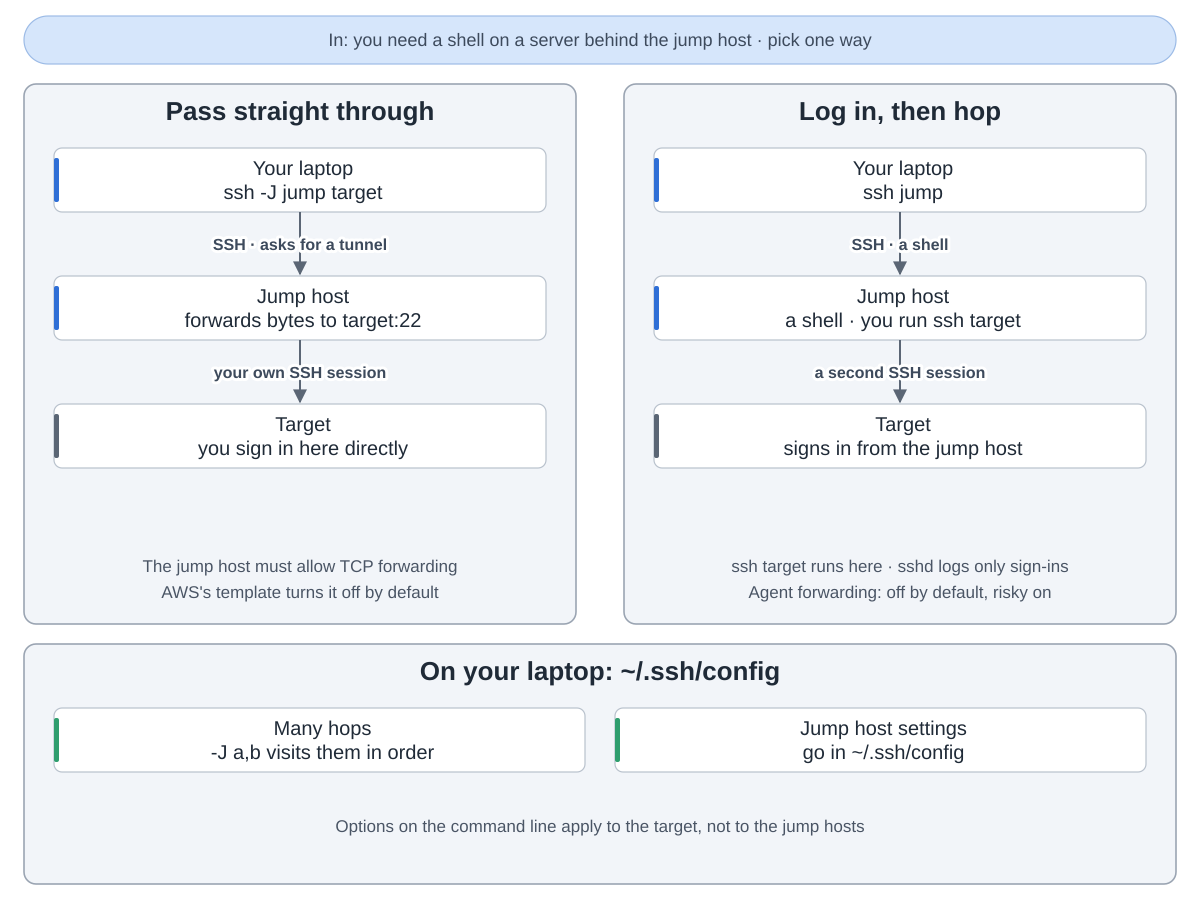

The Python source for this figure:
"""Two ways through a jump host, side by side: pass straight through (ProxyJump) or log in, then hop.
Options, not steps: the two top groups are alternatives; the bottom group is client config for both.
Drawn from openssh/openssh-portable at commit 6a46ea6 (ssh.1 -J and -W, ssh_config.5 ProxyJump and
ForwardAgent, session.c logs only the session type, ssh.c ProxyJump -> ProxyCommand "ssh -W", serverloop.c direct-tcpip needs AllowTcpForwarding)
and aws-ia/cfn-ps-linux-bastion at commit 213dd9a (EnableTCPForwarding defaults to false).
Run: python3 hop.py"""
import sys
from pathlib import Path

sys.path.insert(0, str(Path(__file__).resolve().parents[2] / "tools"))
from archdiagram import Diagram, L, R, GW, WIDE  # noqa: E402

d = Diagram("Two ways through a jump host",
            "In: you need a shell on a server behind the jump host. Two ways, pick one. "
            "Pass straight through: your laptop runs ssh -J jump target; it opens SSH to the jump host and "
            "asks it to forward bytes to the target's port 22; your own SSH session then runs to the target, "
            "and you sign in there directly. The jump host must allow TCP forwarding, which AWS's reference "
            "template turns off by default. "
            "Log in, then hop: you ssh to the jump host, get a shell there, and run ssh to the target from it. "
            "The ssh command runs on the jump host, but sshd only logs the sign-in; recording commands takes "
            "extra tools. Agent forwarding is off by default; with it "
            "on, anyone who can get past file permissions on the jump host can use your keys. "
            "Client config, for both: -J a,b visits the jump hosts in order; settings for the jump hosts go "
            "in ~/.ssh/config, since command-line options apply to the target.")

TOP, GH = 84, 540
d.pill(L, 16, WIDE, 48, "In: you need a shell on a server behind the jump host · pick one way")

for x, title, cards, labels, notes in [
    (L, "Pass straight through",
     [("Your laptop|ssh -J jump target", "coding"),
      ("Jump host|forwards bytes to target:22", "coding"),
      ("Target|you sign in here directly", "data")],
     ["SSH · asks for a tunnel", "your own SSH session"],
     ("The jump host must allow TCP forwarding", "AWS's template turns it off by default")),
    (R, "Log in, then hop",
     [("Your laptop|ssh jump", "coding"),
      ("Jump host|a shell · you run ssh target", "coding"),
      ("Target|signs in from the jump host", "data")],
     ["SSH · a shell", "a second SSH session"],
     ("ssh target runs here · sshd logs only sign-ins", "Agent forwarding: off by default, risky on")),
]:
    d.group(x, TOP, GW, GH, title)
    for i, (label, kind) in enumerate(cards):
        d.card(x + 30, TOP + 64 + i * 128, label, kind, w=GW - 60)
    for i, lb in enumerate(labels):
        y0 = TOP + 128 + i * 128
        d.arrow(f"M{x + GW / 2} {y0}V{y0 + 62}", label=lb, at=(x + GW / 2, y0 + 38))
    d.notes(x, TOP, GH, *notes)

BT, BH = 644, 240
d.group(L, BT, WIDE, BH, "On your laptop: ~/.ssh/config")
d.card(L + 30, BT + 64, "Many hops|-J a,b visits them in order", "plan", w=531)
d.card(L + 591, BT + 64, "Jump host settings|go in ~/.ssh/config", "plan", w=531)
d.notes(L, BT, BH, "Options on the command line apply to the target, not to the jump hosts", "", w=WIDE)

d.save(Path(__file__).with_name("hop.svg"))
